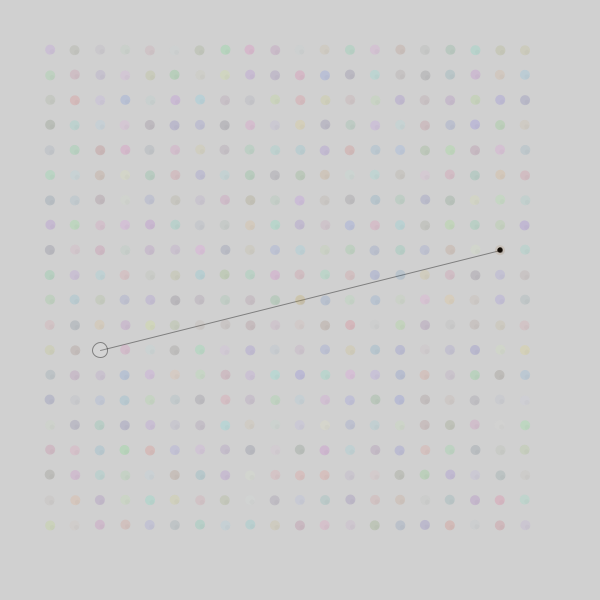
Frame 1 (no input)
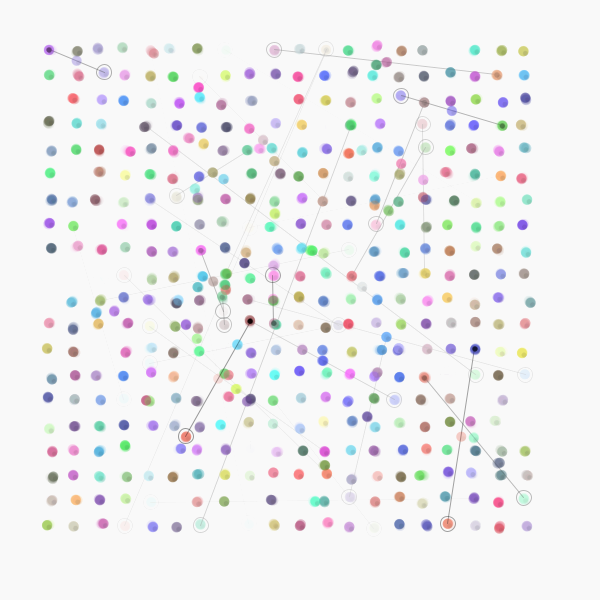
Frame 60 (the mouse pressed at the canvas centre just before this capture)
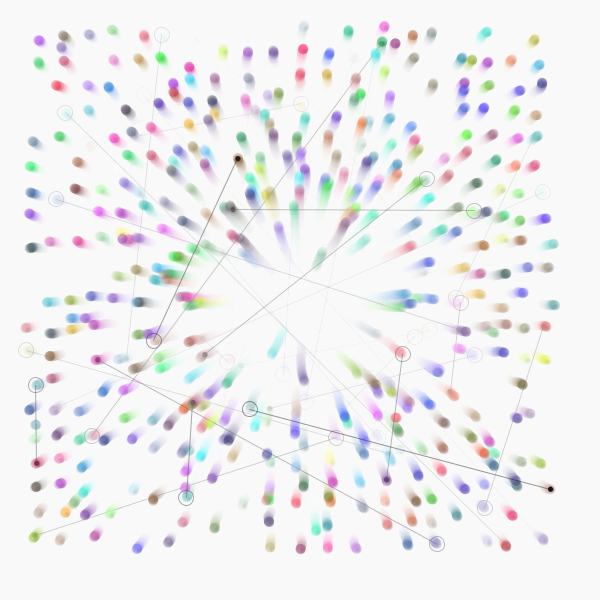
Frame 120 (the mouse held since frame 60 and released just before this capture)

The Processing sketch that drew these frames (run headless with seeded random() and noise(); from frame 60 on, the mouse is pressed at the canvas centre):

// Processing sketch: processing_146708
// ── processing_146708.pde

int sQs = 20;

Dot[][] dots = new Dot[sQs][sQs];
int m;
int n;
int o;
int p;

void setup() {
  size(600, 600);
  rectMode(CENTER);
  for (int i = 0; i < sQs; i++)
  for (int j = 0; j < sQs; j++)
    dots[i][j] = new Dot((i*500/sQs)+50,(j*500f/sQs)+50,1,1,int(random(255)), int(random(255)), int(random(255)), 10, 10, 10);
}


void draw(){
  if(mousePressed)
  {
  for (int i = 0; i < sQs; i++)
  for (int j = 0; j < sQs; j++)
  {
    dots[i][j].awayFrom(mouseX, mouseY);
  }
  }
  fill(255,255,255,20);
  rect(0,0,width*2,height*2);  
  stroke(0,0,0,100);
  m=int(random(26767)%sQs);
  n=int(random(27878)%sQs);
  o=int(random(27878)%sQs);
  p=int(random(27878)%sQs);
  line(dots[m][n].position.x,dots[m][n].position.y,dots[o][p].position.x,dots[o][p].position.y);
  ellipse(dots[m][n].position.x,dots[m][n].position.y,15,15);
  fill(0,0,0);
  ellipse(dots[o][p].position.x,dots[o][p].position.y,5,5);
  dots[m][n].position.x += (dots[o][p].position.x-dots[m][n].position.x)*0.5;
  dots[m][n].position.y += (dots[o][p].position.y-dots[m][n].position.y)*0.5;
  
  for (int i = 0; i < sQs; i++)
  for (int j = 0; j < sQs; j++)
  {
    dots[i][j].update();
    dots[i][j].display();
  }
}

class Dot {
  PVector position;
  PVector velocity;
  PVector Bcolor;
  float quip;
  float ripp;
  float sipp;
  
  Dot(float x, float y, float a, float c, float r, float g, float b, float q, float z, float s) {
    position = new PVector(x, y);
    velocity = new PVector (a, c);
    Bcolor = new PVector(r,g,b);
    quip = q;
    ripp = z;
    sipp = s;
  }
  
  void update() {
    Bcolor.x += random(-3,3);
    Bcolor.y += random(-3,3);
    Bcolor.z += random(-3,3);
    position.x+= random(-.5,.5);
    position.y+= random(-.5,.5); 
  }
  
  void display() {
    noStroke();
    fill (Bcolor.x, Bcolor.y, Bcolor.z, 30);
    ellipse (position.x, position.y, quip, ripp);
    fill (0,0,0,5);
    ellipse (position.x+2, position.y+2, quip/2, ripp/2);
  }
  
  void awayFrom(float x, float y) {
    float falloff = dist(mouseX, mouseY, position.x, position.y)*0.1;
    falloff *= falloff;
    position.x += (position.x-x)/falloff;
    position.y += (position.y-y)/falloff;
  }
}
